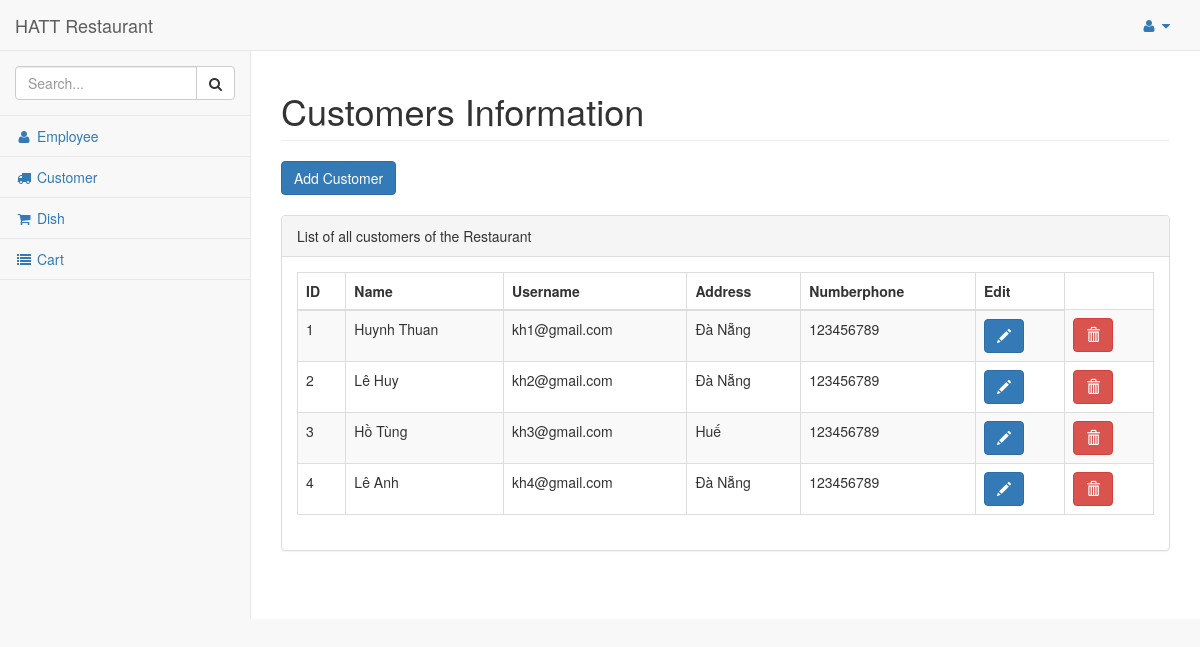
The app's page /dashboard/customer_list/, older data.
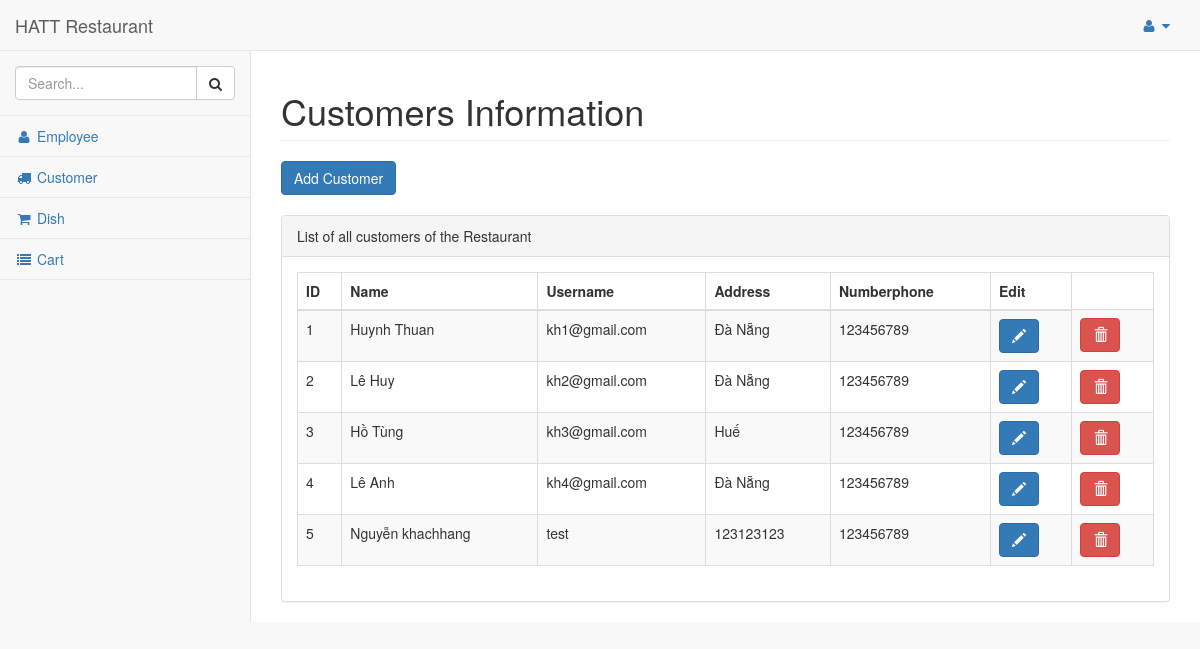
The same page, newer data.
### res/models.py (models this page shows, shortened)
class Customer(models.Model):
    customer = models.ForeignKey(User, on_delete=models.CASCADE)
    address = models.TextField()
    number_phone = models.TextField(max_length=10)
    username = User.username
    password = User.password

### res/views.py (the view)
# urls.py: re_path(r'^dashboard/customer_list/$',
def customer_list(request):
    customers = Customer.objects.all()
    for customer in customers:
        user = User.objects.get(id=customer.customer_id)
        customer.username = user.username
        customer.name = user.first_name + ' ' + user.last_name
    return render(request, 'admin/customer.html', {'customers': customers})

### res/templates/admin/customer.html (shortened to what this page needs)
{% load static %}
{% include "includes/base.html" %}
{% include "includes/navbarheader.html" %}
{% include "includes/navtop.html"%}
{% include "includes/sidemenu.html" %}
</nav>
<div id="page-wrapper">
    <div class="row">
        <div class="col-lg-12">
            <h1 class="page-header">Customers Information</h1>
            <button type="button" class="btn btn-primary" data-toggle="modal" data-target="#addcustomer">
                Add Customer
            </button>
            <br><br>
        </div>
    </div>
    <div class="row">
        <div class="col-lg-12">
            <div class="panel panel-default">
                <div class="panel-heading">
                    List of all customers of the Restaurant
                </div>
                <div class="panel-body">
                    <table width="100%" class="table table-striped table-bordered table-hover" id="dataTables-example">
                        <thead>
                            <tr>
                                <th>ID</th>
                                <th>Name</th>
                                <th>Username</th>
                                <th>Address</th>
                                <th>Numberphone</th>
                                <th>Edit</th>
                            </tr>
                        </thead>
                        <tbody>
                            {% for customer in customers %}
                            <tr>
                                <td>{{forloop.counter}}</td>
                                <td>{{customer.name}}</td>
                                <td>{{customer.username}}</td>
                                <td>{{customer.address}}</td>
                                <td>{{customer.number_phone}}</td>
                                <td>
                                    <button type="button" class="btn btn-primary" data-toggle="modal" data-target="#myModal{{customer.id}}" title="Mở cửa sổ sửa đổi">
                                        <span class="glyphicon glyphicon-pencil" aria-hidden="true"></span>
                                    </button>
                                </td>
                                <td>
                                    <button type="button" class="btn btn-danger" data-toggle="modal" data-target="#deleteModal{{customer.id}}">
                                        <span class="glyphicon glyphicon-trash"></span>
                                    </button>
                                </td>
                            {% endfor %}
                        </tbody>
                    </table>
                </div>
            </div>
        </div>
    </div>
</div>
</div>
</body>
</html>

Row changes from the older to the newer data that the page shows:
added Customer: name "Nguyễn khachhang", username "test", address "123123123", number_phone "123456789"
